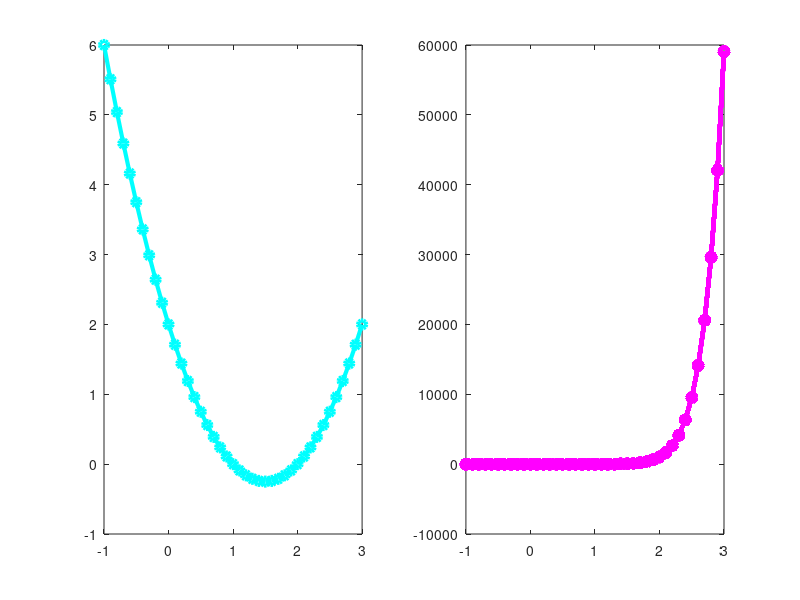

Reproduce this figure in MATLAB.
figure(1);

x = -1:0.1:3;
y = x(:).^2-3*x(:)+2;

subplot(1,2,1)

plot(x, y, 'co-', 'LineWidth', 3);

subplot(1,2,2)

y = x(:) .^ 10 - 10 / x(:) .^ 4;

plot(x, y, 'mo-', 'LineWidth', 3);